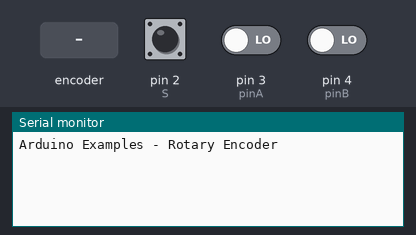
A sketch run on a simulated Arduino Uno, built with avr-gcc and run on an emulated ATmega328P. Shown: the last lines printed to the serial monitor. The inputs (shaded band) are chosen by the test bench; at power-on: pin 2 (S) HIGH, pin 3 (pinA) LOW, pin 4 (pinB) LOW.

Above: at 1.2 s.
1.3 s: rotary encoder on pin 3 (pinA) / pin 4 (pinB) turned 1 step (first pin leading)
At 2.4 s:
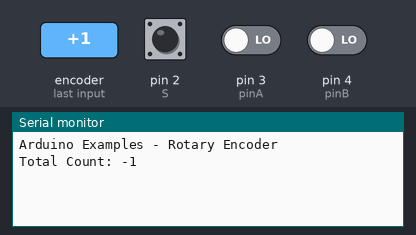
3.0 s: pin 2 (S) pulled LOW for 0.15 s
At 4.2 s:
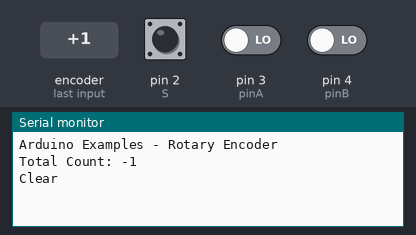
4.6 s: rotary encoder on pin 3 (pinA) / pin 4 (pinB) turned 3 steps (first pin leading)
At 6.4 s:
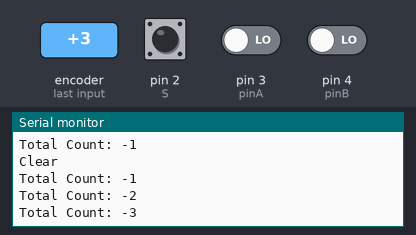
Timing chart, 0 to 7.9 s (numbered marks = the images above; inputs shaded):
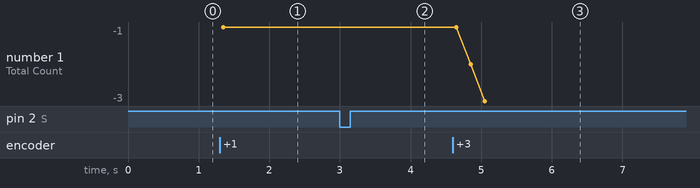

The sketch:

RotaryEncoder.ino
```cpp
/*
  Rotary Encoder
*/

int totalCount = 0;
int S = 2;    // SW: Switch
int pinA = 3; // DT
int pinB = 4; // CLK

void setup() {
  pinMode(S, INPUT);
  pinMode(pinA, INPUT);
  pinMode(pinB, INPUT);

  digitalWrite(S, HIGH);

  Serial.begin(9600);
  Serial.println("Arduino Examples - Rotary Encoder");
}

int nowCnt = 0;

void loop() {
  if (LOW == digitalRead(S)) {
    Serial.println("Clear");
    delay(200);
    totalCount = 0;
  }
  else {
    //Serial.print(".");
  }

  nowCnt = getValue();

  if (nowCnt != 0) {
    totalCount += nowCnt;
    Serial.print("Total Count: ");
    Serial.println(totalCount);
  }
}

int oldA = LOW;
int oldB = LOW;

int getValue()
{
  int rValue = 0;
  int A = digitalRead(pinA);
  int B = digitalRead(pinB);

  if (A != oldA || B != oldB) {
    if (oldA == LOW && A == HIGH) {
      if (oldB == HIGH) rValue = 1;
      else rValue = -1;
    }
  }
  oldA = A;
  oldB = B;

  return rValue;
}
```

Measured:
- after the input at 1.3 s, the serial monitor: prints a new line after 0.05 s (image 1)
- after the input at 3.0 s, the serial monitor: prints a new line at once (image 2)
- after the input at 4.6 s, the serial monitor: prints a new line after 0.05 s (image 3)
- plotted number 1: -1 → -3 after the input at 4.6 s
